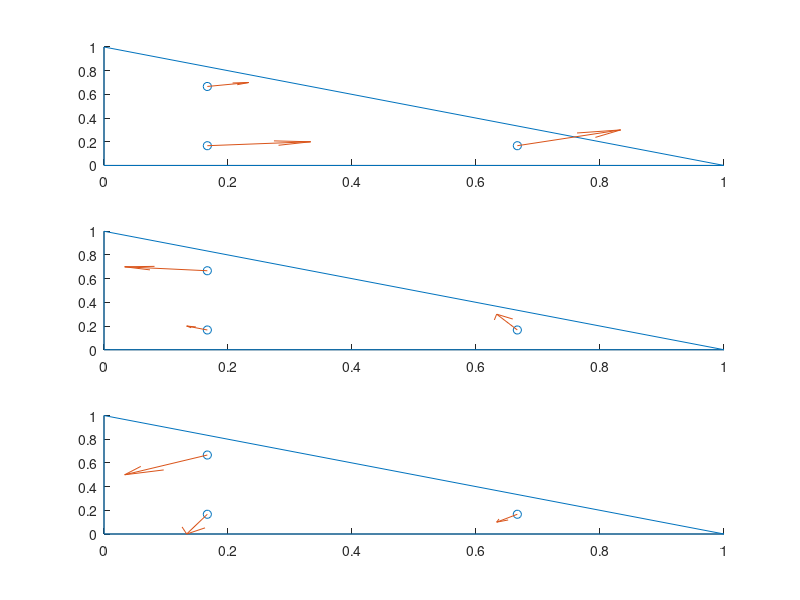
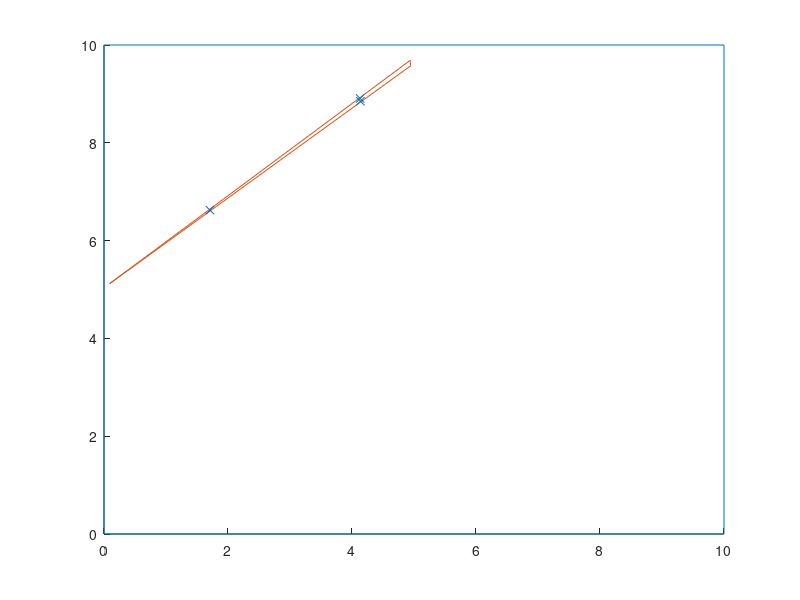
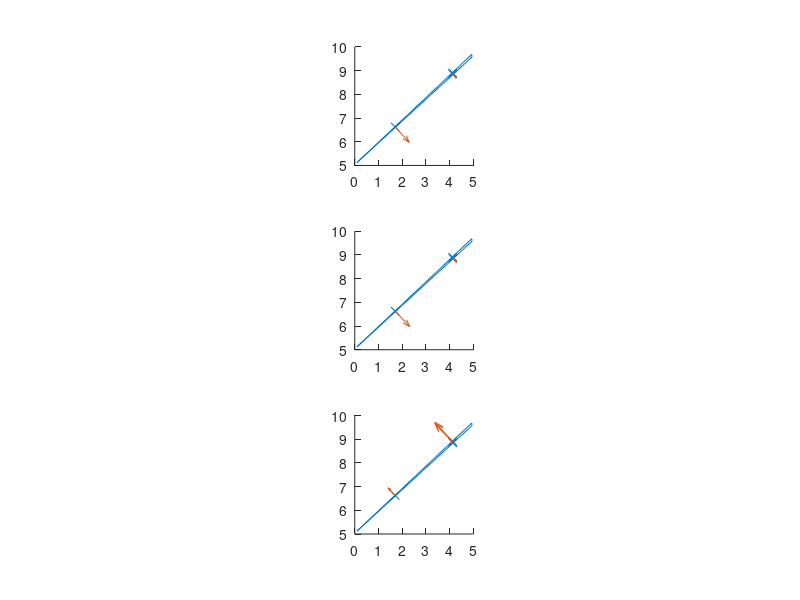
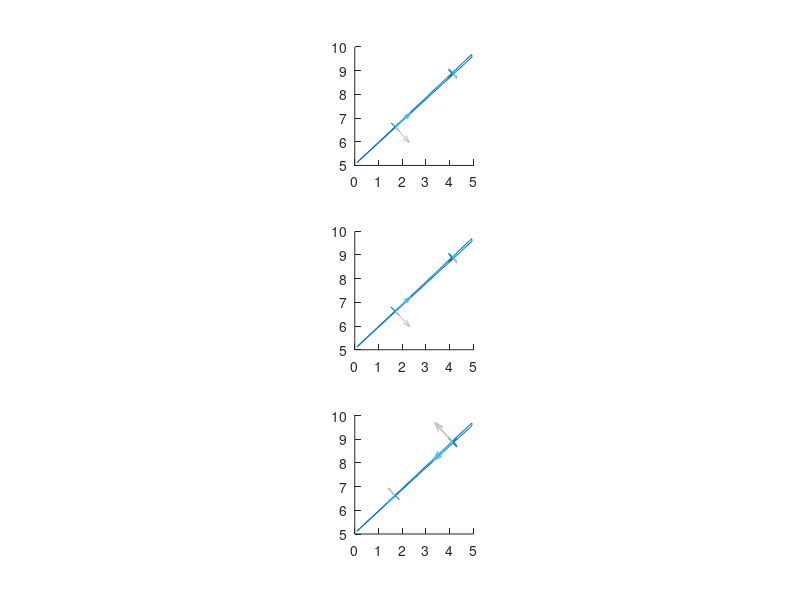

Write MATLAB code to recreate these figures, in order.
clear
close all
a = 10;
xyz = rand(3,3)*a;

% Quadrature rule
q2u = [[6.666666666666667e-01, ...
        1.666666666666667e-01]; ...
       [1.666666666666667e-01, ...
        6.666666666666667e-01]; ...
       [1.666666666666667e-01, ...
        1.666666666666667e-01]]';
q2w = [1.666666666666667e-01; ...
       1.666666666666667e-01; ...
       1.666666666666667e-01]';

% H(grad) basis functions
% Node basis functions for the reference element
up{1} = 1 - q2u(1,:) - q2u(2,:);
up{2} = q2u(1,:);
up{3} = q2u(2,:);

% Gradient of H(grad) basis functions, used in H(div), H(curl)
ug{1} = [-1 -1]';
ug{2} = [+1 0]';
ug{3} = [0 +1]';

% H(curl) basis function N
uin{1} = [ug{2}*up{1} - ug{1}*up{2}; 0,0,0];
uin{2} = [ug{3}*up{2} - ug{2}*up{3}; 0,0,0];
uin{3} = [ug{1}*up{3} - ug{3}*up{1}; 0,0,0];

% Physical coordinates
% Maps from refference element to physical element
q2x = zeros(3,length(q2w)); % allocate memorry
for iIdx = 1:3 % 3 edge points i.e triangle
    q2x = q2x + xyz(:,iIdx)*up{iIdx};
end

% Jacobian
jac = zeros(3);
for iIdx = 1:3
    jac = jac ...
        + [xyz(1,iIdx)*ug{iIdx}', 0; ...
           xyz(2,iIdx)*ug{iIdx}', 0; ...
           xyz(3,iIdx)*ug{iIdx}', 0]';
end
jac(3,3) = 1;
% Mappings
det_jac = det(jac);
map_ccs = inv(jac);       % mapping for curl-conforming space
%map_dcs = jac'/det_jac;  % mapping for div-conforming space
scale = 0.2;
figure(1), clf
subplot(3,1,1), hold on
plot([0,0,1,0]',[0,1,0,0]')
scatter(q2u(1,:),q2u(2,:))
quiver(q2u(1,:),q2u(2,:),uin{1}(1,:)*scale,uin{1}(2,:)*scale,'Autoscale','off')

subplot(3,1,2), hold on
plot([0,0,1,0]',[0,1,0,0]')
scatter(q2u(1,:),q2u(2,:))
quiver(q2u(1,:),q2u(2,:),uin{2}(1,:)*scale,uin{2}(2,:)*scale,'Autoscale','off')

subplot(3,1,3), hold on
plot([0,0,1,0]',[0,1,0,0]')
scatter(q2u(1,:),q2u(2,:))
quiver(q2u(1,:),q2u(2,:),uin{3}(1,:)*scale,uin{3}(2,:)*scale,'Autoscale','off')


figure(2), clf, hold on
plot([0,0,a,a,0],[0,a,a,0,0])
plot([xyz(1,:),xyz(1,1)],[xyz(2,:),xyz(2,1)])
scatter(q2x(1,:),q2x(2,:),'x')


for iIdx = 1:3
    gsnn{iIdx} = map_ccs*uin{iIdx};
end

scale = det_jac*0.2;
figure(3)
subplot(3,1,1), hold on
plot([xyz(1,:),xyz(1,1)],[xyz(2,:),xyz(2,1)])
scatter(q2x(1,:),q2x(2,:),'x')
quiver(q2x(1,:),q2x(2,:),gsnn{1}(1,:)*scale,gsnn{1}(2,:)*scale,'Autoscale','off')
daspect([1 1 1])

subplot(3,1,2), hold on
plot([xyz(1,:),xyz(1,1)],[xyz(2,:),xyz(2,1)])
scatter(q2x(1,:),q2x(2,:),'x')
quiver(q2x(1,:),q2x(2,:),gsnn{2}(1,:)*scale,gsnn{2}(2,:)*scale,'Autoscale','off')
daspect([1 1 1])

subplot(3,1,3),hold on
plot([xyz(1,:),xyz(1,1)],[xyz(2,:),xyz(2,1)])
scatter(q2x(1,:),q2x(2,:),'x')
quiver(q2x(1,:),q2x(2,:),gsnn{3}(1,:)*scale,gsnn{3}(2,:)*scale,'Autoscale','off')
daspect([1 1 1])

n = repmat([0,0,1],3,1)';
%S, n x N
usn{1} = cross(n,gsnn{1});
usn{2} = cross(n,gsnn{2});
usn{3} = cross(n,gsnn{3});

col = [0.75,0.75,0.75];

figure(4)
subplot(3,1,1), hold on
plot([xyz(1,:),xyz(1,1)],[xyz(2,:),xyz(2,1)])
scatter(q2x(1,:),q2x(2,:),'x')
quiver(q2x(1,:),q2x(2,:),gsnn{1}(1,:)*scale,gsnn{1}(2,:)*scale,'Autoscale','off','color',col)
quiver(q2x(1,:),q2x(2,:),usn{1}(1,:)*scale,usn{1}(2,:)*scale,'Autoscale','off')
daspect([1 1 1])

subplot(3,1,2), hold on
plot([xyz(1,:),xyz(1,1)],[xyz(2,:),xyz(2,1)])
scatter(q2x(1,:),q2x(2,:),'x')
quiver(q2x(1,:),q2x(2,:),gsnn{2}(1,:)*scale,gsnn{2}(2,:)*scale,'Autoscale','off','color',col)
quiver(q2x(1,:),q2x(2,:),usn{2}(1,:)*scale,usn{2}(2,:)*scale,'Autoscale','off')
daspect([1 1 1])

subplot(3,1,3),hold on
plot([xyz(1,:),xyz(1,1)],[xyz(2,:),xyz(2,1)])
scatter(q2x(1,:),q2x(2,:),'x')
quiver(q2x(1,:),q2x(2,:),gsnn{3}(1,:)*scale,gsnn{3}(2,:)*scale,'Autoscale','off','color',col)
quiver(q2x(1,:),q2x(2,:),usn{3}(1,:)*scale,usn{3}(2,:)*scale,'Autoscale','off')
daspect([1 1 1])

%n x S (n x (n x S)) 
usnn{1} = cross(n,usn{1});
usnn{2} = cross(n,usn{2});
usnn{3} = cross(n,usn{3});

figure(5)
subplot(3,1,1), hold on
plot([xyz(1,:),xyz(1,1)],[xyz(2,:),xyz(2,1)])
scatter(q2x(1,:),q2x(2,:),'x')
quiver(q2x(1,:),q2x(2,:),usn{1}(1,:)*scale,usn{1}(2,:)*scale,'Autoscale','off','color',col)
quiver(q2x(1,:),q2x(2,:),usnn{1}(1,:)*scale,usnn{1}(2,:)*scale,'Autoscale','off')
daspect([1 1 1])

subplot(3,1,2), hold on
plot([xyz(1,:),xyz(1,1)],[xyz(2,:),xyz(2,1)])
scatter(q2x(1,:),q2x(2,:),'x')
quiver(q2x(1,:),q2x(2,:),usn{2}(1,:)*scale,usn{2}(2,:)*scale,'Autoscale','off','color',col)
quiver(q2x(1,:),q2x(2,:),usnn{2}(1,:)*scale,usnn{2}(2,:)*scale,'Autoscale','off')
daspect([1 1 1])

subplot(3,1,3),hold on
plot([xyz(1,:),xyz(1,1)],[xyz(2,:),xyz(2,1)])
scatter(q2x(1,:),q2x(2,:),'x')
quiver(q2x(1,:),q2x(2,:),usn{3}(1,:)*scale,usn{3}(2,:)*scale,'Autoscale','off','color',col)
quiver(q2x(1,:),q2x(2,:),usnn{3}(1,:)*scale,usnn{3}(2,:)*scale,'Autoscale','off')
daspect([1 1 1])


%b_{ij} ElMtx n x n x [j^{-1}]N * U_inc
% %Jacobian for U_inc
% jacU = zeros(3);
% jacU = [xyz(1,3)-xyz(1,3), xyz(1,2)-xyz(1,1); ...
%         xyz(2,3)-xyz(2,1), xyz(2,2)-xyz(2,1)];
% % Mappings
% det_jacU = det(jacU);

% figure(10), hold on
% scatter(xyz(1,:),xyz(2,:),'g');
% scatter(q2x(1,:),q2x(2,:),'r','x');

%xyz = xyz+(a/2); % (the waveguide needs to start at 0 to a
%Area = 1/2*abs(xyz(1,1)*(xyz(2,2)-xyz(2,3))+ xyz(1,2)*(xyz(2,3)-xyz(2,1)) + xyz(1,3)*(xyz(2,1)-xyz(2,2)));

% Uinc = -2j*k_z10*E0*[0,0,0;sin((pi*(q2x(1,:)+(a/2))) / a );0,0,0].*exp(-1j*k_z10*0); %needs z in exponent
% % scale = 0.001;
% % quiver(q2x(1,:),q2x(2,:),Uinc(1,:),imag(Uinc(2,:)*scale),'Autoscale', 'off')
% 
% for iIdx = 1:3
%     ipTmp = sum(usnn{iIdx} .* Uinc);
%     bElMtx_EE(iIdx) = (ipTmp * q2w') *det_jac;
% end
